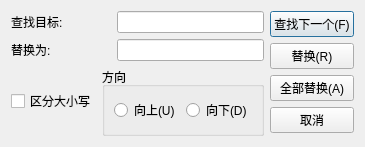
<?xml version="1.0" encoding="UTF-8"?>
<ui version="4.0">
 <class>ReplaceDialog</class>
 <widget class="QDialog" name="ReplaceDialog">
  <property name="geometry">
   <rect>
    <x>0</x>
    <y>0</y>
    <width>365</width>
    <height>147</height>
   </rect>
  </property>
  <property name="windowTitle">
   <string>Dialog</string>
  </property>
  <layout class="QHBoxLayout" name="horizontalLayout_5">
   <item>
    <layout class="QVBoxLayout" name="verticalLayout_2">
     <item>
      <layout class="QHBoxLayout" name="horizontalLayout">
       <item>
        <widget class="QLabel" name="label">
         <property name="sizePolicy">
          <sizepolicy hsizetype="Fixed" vsizetype="Preferred">
           <horstretch>0</horstretch>
           <verstretch>0</verstretch>
          </sizepolicy>
         </property>
         <property name="minimumSize">
          <size>
           <width>100</width>
           <height>0</height>
          </size>
         </property>
         <property name="maximumSize">
          <size>
           <width>100</width>
           <height>16777215</height>
          </size>
         </property>
         <property name="text">
          <string>查找目标: </string>
         </property>
        </widget>
       </item>
       <item>
        <widget class="QLineEdit" name="lineEdit"/>
       </item>
      </layout>
     </item>
     <item>
      <layout class="QHBoxLayout" name="horizontalLayout_2">
       <item>
        <widget class="QLabel" name="label_2">
         <property name="sizePolicy">
          <sizepolicy hsizetype="Fixed" vsizetype="Fixed">
           <horstretch>0</horstretch>
           <verstretch>0</verstretch>
          </sizepolicy>
         </property>
         <property name="minimumSize">
          <size>
           <width>100</width>
           <height>0</height>
          </size>
         </property>
         <property name="maximumSize">
          <size>
           <width>100</width>
           <height>16777215</height>
          </size>
         </property>
         <property name="text">
          <string>替换为: </string>
         </property>
        </widget>
       </item>
       <item>
        <widget class="QLineEdit" name="lineEdit_2"/>
       </item>
      </layout>
     </item>
     <item>
      <layout class="QHBoxLayout" name="horizontalLayout_4">
       <item>
        <widget class="QCheckBox" name="checkBox">
         <property name="text">
          <string>区分大小写</string>
         </property>
        </widget>
       </item>
       <item>
        <widget class="QGroupBox" name="groupBox">
         <property name="title">
          <string>方向</string>
         </property>
         <layout class="QHBoxLayout" name="horizontalLayout_3">
          <item>
           <widget class="QRadioButton" name="radioButton">
            <property name="text">
             <string>向上(U)</string>
            </property>
           </widget>
          </item>
          <item>
           <widget class="QRadioButton" name="radioButton_2">
            <property name="text">
             <string>向下(D)</string>
            </property>
           </widget>
          </item>
         </layout>
        </widget>
       </item>
      </layout>
     </item>
    </layout>
   </item>
   <item>
    <layout class="QVBoxLayout" name="verticalLayout">
     <item>
      <widget class="QPushButton" name="pushButton">
       <property name="text">
        <string>查找下一个(F)</string>
       </property>
      </widget>
     </item>
     <item>
      <widget class="QPushButton" name="pushButton_2">
       <property name="text">
        <string>替换(R)</string>
       </property>
      </widget>
     </item>
     <item>
      <widget class="QPushButton" name="pushButton_3">
       <property name="text">
        <string>全部替换(A)</string>
       </property>
      </widget>
     </item>
     <item>
      <widget class="QPushButton" name="pushButton_4">
       <property name="text">
        <string>取消</string>
       </property>
      </widget>
     </item>
    </layout>
   </item>
  </layout>
 </widget>
 <resources/>
 <connections/>
</ui>
